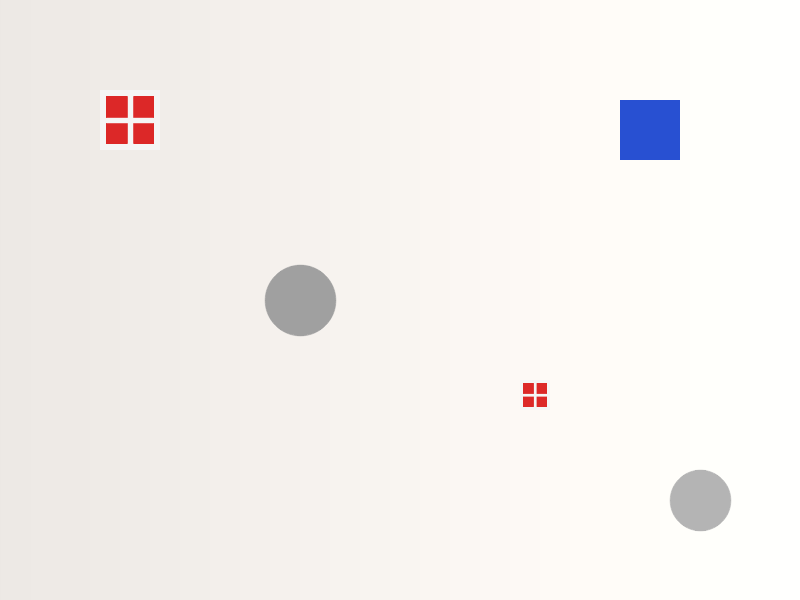
//> input picture lessons/opencv/素材/synth_match_scene.png, 800 x 600 px
$ ./2-7   (built with g++ and OpenCV 4)
//> lines starting //> are read from the running program, lines starting //| are printed output that depends on the picture
#include <iostream>

#include <opencv2/core.hpp>
#include <opencv2/imgproc.hpp>
#include <opencv2/imgcodecs.hpp>

int main() {
    cv::Mat scene = cv::imread("../素材/synth_match_scene.png",
                               cv::IMREAD_COLOR);
//> scene is the input picture: 600 rows x 800 cols, CV_8UC3; mean B, G, R 238.7, 241.4, 245.1
    cv::Mat templ = cv::imread("../素材/synth_match_template.png",
                               cv::IMREAD_COLOR);
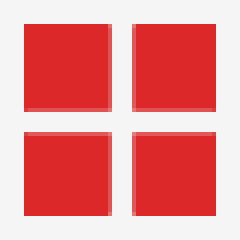
//> input picture lessons/opencv/素材/synth_match_template.png, 60 x 60 px (shown 4 times larger)
//> templ is the input picture: 60 rows x 60 cols, CV_8UC3; mean B, G, R 141.8, 141.8, 232.4
    if (scene.empty() || templ.empty()) {
        std::cout << "无法读取素材" << '\n';
        return 1;
    }

    cv::Mat level1;
    cv::Mat templ_half;
    cv::pyrDown(scene, level1);
    cv::pyrDown(templ, templ_half);
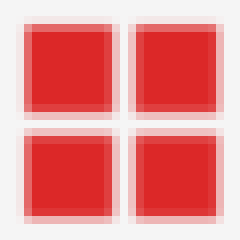
//> templ_half: 30 rows x 30 cols, CV_8UC3 (shown 8 times larger); mean B, G, R 141.8, 141.8, 232.4
    std::cout << "pyramid 0: " << scene.cols << 'x' << scene.rows << '\n';
//| pyramid 0: 800x600
    std::cout << "pyramid 1: " << level1.cols << 'x' << level1.rows << '\n';
//| pyramid 1: 400x300

    cv::Mat result;
    double best = 0.0;
    cv::Point best_location;
    cv::matchTemplate(scene, templ, result, cv::TM_CCOEFF_NORMED);
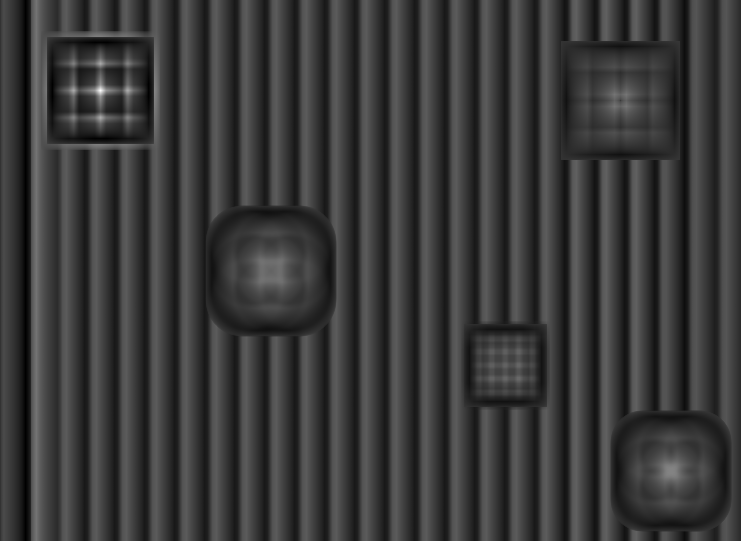
//> result: 541 rows x 741 cols, CV_32FC1; min -0.295, max 1, mean -0.000227; drawn with min black and max white
    cv::minMaxLoc(result, nullptr, &best, nullptr, &best_location);
//> best = 1; best_location = Point(100, 90)
    std::cout << "level 0 score=" << cv::format("%.3f", best)
              << " loc=(" << best_location.x << ", " << best_location.y
              << ")\n";
//| level 0 score=1.000 loc=(100, 90)

    cv::matchTemplate(level1, templ_half, result, cv::TM_CCOEFF_NORMED);
//> result: 271 rows x 371 cols, CV_32FC1
    cv::minMaxLoc(result, nullptr, &best, nullptr, &best_location);
//> best_location = Point(50, 45)
    std::cout << "level 1 score=" << cv::format("%.3f", best)
              << " loc=(" << best_location.x << ", " << best_location.y
              << ") -> full=(" << 2 * best_location.x << ", "
              << 2 * best_location.y << ")\n";
//| level 1 score=1.000 loc=(50, 45) -> full=(100, 90)
    return 0;
}
